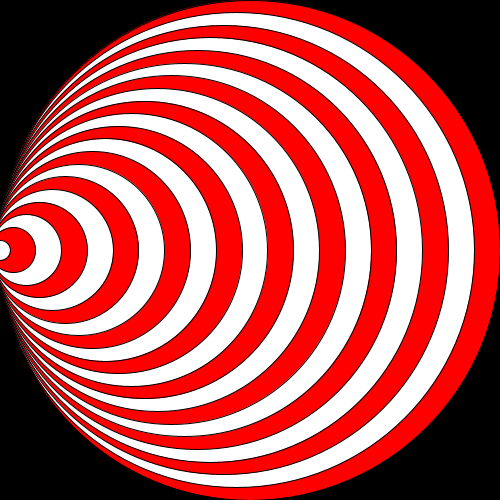
Frame 1 (no input)
Frame 60 (the mouse pressed at the canvas centre just before this capture): identical to frame 1, image omitted
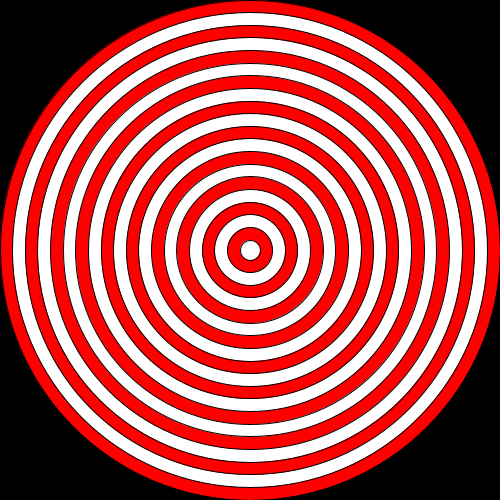
Frame 120 (the mouse held since frame 60 and released just before this capture)

The Processing sketch that drew these frames (run headless with seeded random() and noise(); from frame 60 on, the mouse is pressed at the canvas centre):

// Processing sketch: hipnosis2
// ── hipnosis2.pde
int cant = 20;

void setup() {
  size(500, 500);
}
void draw() {
  background(0);
  for (int c= 0; c<cant; c++) {

    float posX =  map(c, 0, cant-1, width/2, mouseX);
    float tam =  map(c, 0, cant-1, width, 20);
    if (c%2==0) {
      fill(255, 0, 0);
    } else {
      fill(255);
    }
    ellipse(posX, height/2, tam, tam);
  }
}
